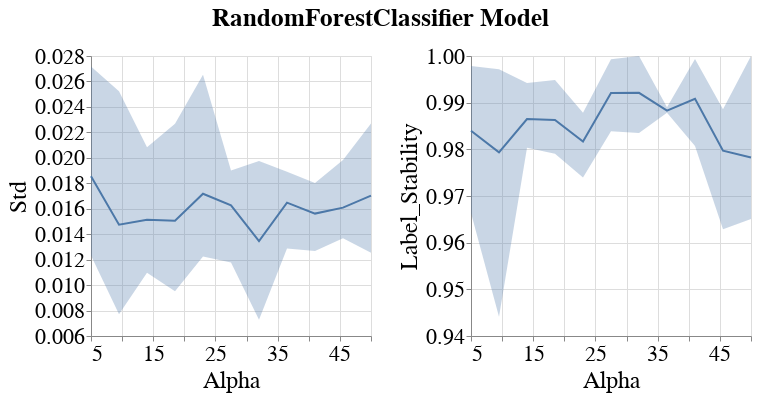

Notebook cell for this chart:
### Code cell
visualizer.create_subgroup_metrics_line_band_plot(model_name=MODEL_NAMES[0],
                                                  subgroup_metrics=['Std', 'Label_Stability'],
                                                  subgroup='sex_dis')
